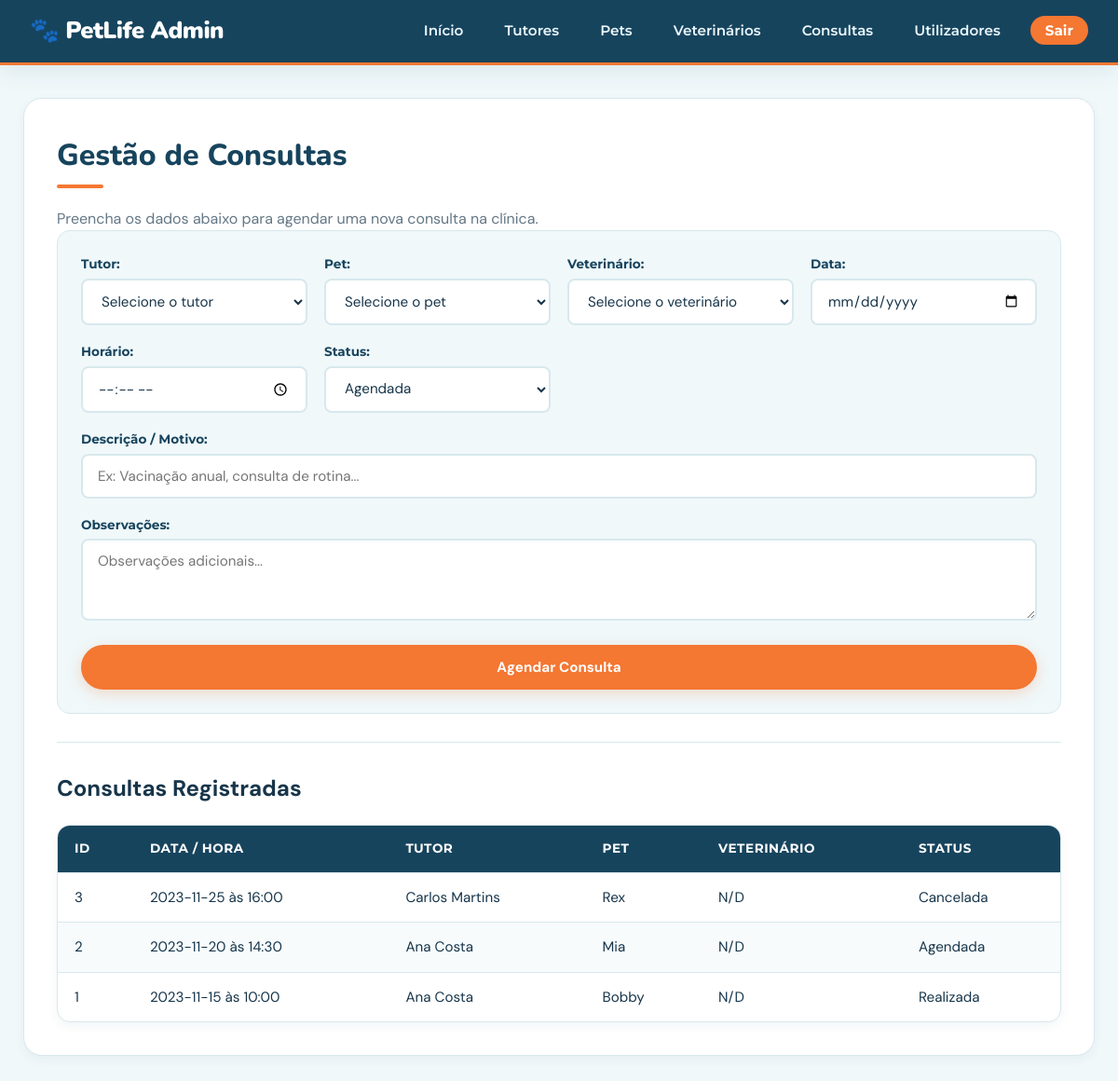
The app's page /admin/consultas.php (signed in) with its own data.
### tables this page shows
CREATE TABLE TUTOR (
    id_tutor INTEGER PRIMARY KEY AUTOINCREMENT,
    nome TEXT NOT NULL,
    cpf TEXT UNIQUE,
    telefone TEXT,
    email TEXT,
    endereco TEXT,
    data_cadastro DATE
);

### funcoes/banco-consultas.php (called while the page is built, shortened)
<?php
function listarConsultas($conexao) {
    $sql = "SELECT CONSULTA.*,
                   TUTOR.nome AS nome_tutor,
                   PET.nome AS nome_pet,
                   VETERINARIO.nome AS nome_vet
            FROM CONSULTA
            JOIN TUTOR ON CONSULTA.id_tutor = TUTOR.id_tutor
            JOIN PET ON CONSULTA.id_pet = PET.id_pet
            JOIN VETERINARIO ON CONSULTA.id_veterinario = VETERINARIO.id_veterinario
            ORDER BY CONSULTA.data DESC, CONSULTA.horario DESC";
    $stmt = $conexao->query($sql);
    return $stmt->fetchAll();
}
?>

### admin/consultas.php (the view, shortened to what this page needs)
<?php
require_once '../config/conexao.php';
require_once '../funcoes/banco-consultas.php';
require_once '../funcoes/banco-veterinarios.php';
$consultas = function_exists('listarConsultas') ? listarConsultas($conexao) : [];
?>
<!DOCTYPE html>
<html lang="pt">
<head>
    <link rel="stylesheet" href="../css/style.css">
</head>
<body>
    <header>
        <div class="header-wrapper">
            <h2>🐾 PetLife Admin</h2>
            <nav>
                <ul>
                    <li><a href="index.php">Início</a></li>
                    <li><a href="tutores.php">Tutores</a></li>
                    <li><a href="pets.php">Pets</a></li>
                    <li><a href="veterinarios.php">Veterinários</a></li>
                    <li><a href="consultas.php">Consultas</a></li>
                    <li><a href="usuarios.php">Utilizadores</a></li>
                    <li><a href="logout.php">Sair</a></li>
                </ul>
            </nav>
        </div>
    </header>
    <div class="container">
        <h1>Gestão de Consultas</h1>
        <p>Preencha os dados abaixo para agendar uma nova consulta na clínica.</p>
        <form action="consultas.php" method="POST">
            <div>
                <label for="id_tutor">Tutor:</label>
                <select name="id_tutor" id="id_tutor" required>
                    <option value="">Selecione o tutor</option>
                </select>
            </div>
            <div>
                <label for="id_pet">Pet:</label>
                <select name="id_pet" id="id_pet" required>
                    <option value="">Selecione o pet</option>
                </select>
            </div>
            <div>
                <label for="id_veterinario">Veterinário:</label>
                <select name="id_veterinario" id="id_veterinario" required>
                    <option value="">Selecione o veterinário</option>
                </select>
            </div>
            <div>
                <label for="data">Data:</label>
                <input type="date" name="data" id="data" required>
            </div>
            <div>
                <label for="horario">Horário:</label>
                <input type="time" name="horario" id="horario" required>
            </div>
            <div>
                <label for="status">Status:</label>
                <select name="status" id="status">
                    <option value="Agendada">Agendada</option>
                </select>
            </div>
            <div style="grid-column: 1 / -1;">
                <label for="descricao">Descrição / Motivo:</label>
                <input type="text" name="descricao" id="descricao" placeholder="Ex: Vacinação anual, consulta de rotina...">
            </div>
            <div style="grid-column: 1 / -1;">
                <label for="observacoes">Observações:</label>
                <textarea name="observacoes" id="observacoes" rows="3" placeholder="Observações adicionais..."></textarea>
            </div>
            <button type="submit">Agendar Consulta</button>
        </form>
        <hr>
        <h2>Consultas Registradas</h2>
        <table>
            <thead>
                <tr>
                    <th>ID</th>
                    <th>Data / Hora</th>
                    <th>Tutor</th>
                    <th>Pet</th>
                    <th>Veterinário</th>
                    <th>Status</th>
                </tr>
            </thead>
            <tbody>
                <?php if (!empty($consultas)): ?>
                    <?php foreach ($consultas as $c): ?>
                        <tr>
                            <td><?= $c['id_consulta'] ?? $c['id'] ?? '' ?></td>
                            <td><?= ($c['data'] ?? '') . ' às ' . ($c['horario'] ?? '') ?></td>
                            <td><?= $c['tutor_nome'] ?? $c['nome_tutor'] ?? 'N/D' ?></td>
                            <td><?= $c['pet_nome'] ?? $c['nome_pet'] ?? 'N/D' ?></td>
                            <td><?= $c['veterinario_nome'] ?? $c['nome_veterinario'] ?? 'N/D' ?></td>
                            <td><?= $c['status'] ?? 'Agendada' ?></td>
                        </tr>
                    <?php endforeach; ?>
                <?php else: ?>
                    <tr>
                        <td colspan="6" style="text-align: center;">Nenhuma consulta agendada até o momento.</td>
                    </tr>
                <?php endif; ?>
            </tbody>
        </table>
    </div>
</body>
</html>

### records on screen
tutor: id_consulta "3", data "2023-11-25", horario "16:00", nome "Carlos Martins", pet_nome "Rex", veterinario_nome "N/D", status "Cancelada"
tutor: id_consulta "2", data "2023-11-20", horario "14:30", nome "Ana Costa", pet_nome "Mia", veterinario_nome "N/D", status "Agendada", id_consulta "1", data "2023-11-15", horario "10:00", pet_nome "Bobby", status "Realizada"
